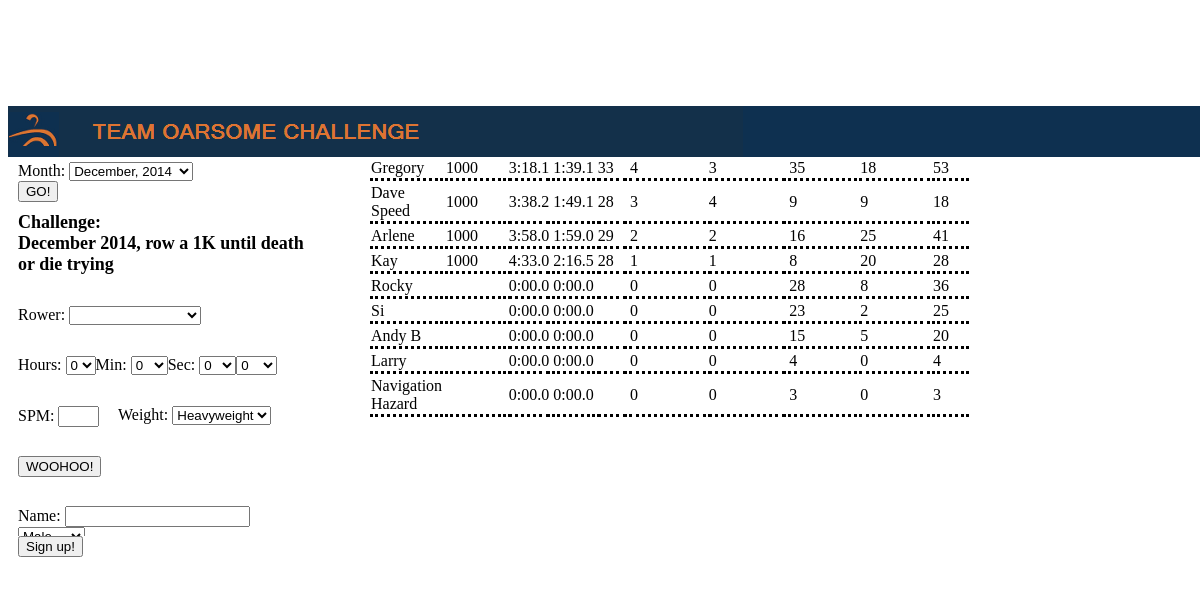
Page /TOChallenge/TOchallenge.php on the committed database.
### tables this page shows
CREATE TABLE IF NOT EXISTS `challenge` (
  `Id` int(11) NOT NULL AUTO_INCREMENT,
  `Name` varchar(50) NOT NULL,
  `Month` int(11) NOT NULL,
  `Year` int(11) NOT NULL,
  `Type` enum('D','T') NOT NULL,
  `Description` varchar(255) NOT NULL,
  `Distance` int(11) DEFAULT NULL,
  `Time` decimal(6,1) DEFAULT NULL,
  PRIMARY KEY (`Id`)
);

CREATE TABLE IF NOT EXISTS `attempt` (
  `Id` int(11) NOT NULL AUTO_INCREMENT,
  `AthleteId` int(11) NOT NULL,
  `ChallengeId` int(11) NOT NULL,
  `Distance` int(11) NOT NULL,
  `Time` decimal(6,1) NOT NULL,
  `Weight` enum('L','H') NOT NULL,
  `Entered` timestamp NOT NULL DEFAULT CURRENT_TIMESTAMP,
  `SPM` int(11) NOT NULL,
  `PacePoints` int(11) NOT NULL DEFAULT '0',
  `GainPoints` int(11) NOT NULL DEFAULT '0',
  PRIMARY KEY (`Id`)
);

CREATE TABLE IF NOT EXISTS `athlete` (
  `Id` int(11) NOT NULL AUTO_INCREMENT,
  `Name` varchar(50) NOT NULL,
  `Gender` char(1) NOT NULL,
  PRIMARY KEY (`Id`),
  UNIQUE KEY `Name` (`Name`)
);

### TOChallenge/MySql.php (called while the page is built, shortened)
<?php
	function GetConnection()
	{
		global $host;
		global $user;
		global $thingy;
		global $db;
		$mysqli = new mysqli($host, $user, $thingy, $db);
		return $mysqli;
	}
	function GetSelectResult($selectStatement)
	{
		$result = array();
		$mysqli = GetConnection();
		if (!empty($mysqli))
		{
			$selectResult = mysqli_query($mysqli, $selectStatement);
			if ($selectResult)
			{
				$recordCount = 0;
				while ($nextRecord = mysqli_fetch_array($selectResult, MYSQL_ASSOC))
				{
					$result[$recordCount] = $nextRecord;
					$recordCount++;
				}
			}
		}
		return $result;
	}
?>

### TOChallenge/ObjectChallenge.php (called while the page is built, shortened)
<?php
include_once 'MySql.php';
class Challenge
{
	function __construct($challengeId, $name, $month, $year, $type,
		$description, $distance, $time)
	{
		$this->ChallengeId = $challengeId;
		$this->Month = $month;
		$this->Year = $year;
		$this->Type = $type;
		$this->Description = $description;
		$this->NiceDate = mktime(12, 1, 1, $this->Month, 1, $this->Year);
	}
	private static function CreateFromRecord($r)
	{
		return new Challenge(
				$r['Id'], $r['Name'], $r['Month'],
				$r['Year'], $r['Type'], $r['Description'],
				$r['Distance'], $r['Time']);
	}
	static function GetCurrent()
	{
		$selectSQL = "select ch.* from challenge ch, current cu where ch.Id = cu.ChallengeId and cu.EndActive is null";
		$challengeRecord = GetSelectResult($selectSQL);
		return Challenge::CreateFromRecord($challengeRecord[0]);
	}
	static function GetAll()
	{
		$selectSQL = "select * from challenge order by Year desc, Month desc, Name";
		$challengeRecords = GetSelectResult($selectSQL);
		$challenges = array();
		foreach ($challengeRecords as $r)
		{
			$challenges[count($challenges)] = Challenge::CreateFromRecord($r);
		}
		return $challenges;
	}
	static function FormatSeconds($seconds)
	{
		$minutesPart = floor($seconds/60);
		$secondPart = ($seconds - 60*$minutesPart);
		return $minutesPart.":".str_pad(number_format($secondPart, 1), 4, "0", STR_PAD_LEFT);
	}
	static function FormatMonthAndYear($challenge)
	{
		$timeParts = getdate($challenge->NiceDate);
		return $timeParts["month"].", ".$timeParts["year"];
	}
}
?>

### TOChallenge/ObjectAthlete.php (called while the page is built, shortened)
<?php
	include_once 'MySql.php';
	class Athlete
	{
		function Athlete($athleteId, $name, $gender)
		{
			$this->AthleteId = $athleteId;
		}
	static function GetAll()
		{
			$selectSQL = "select * from athlete order by Name";
			$athleteRecords = GetSelectResult($selectSQL);
			$athletes = array();
			foreach ($athleteRecords as $athleteRecord)
			{
				$athletes[count($athletes)] = new Athlete($athleteRecord["Id"],
				$athleteRecord['Name'], $athleteRecord['Gender']);
			}
			return $athletes;
		}
	}
?>

### TOChallenge/ObjectAttempt.php (called while the page is built, shortened)
<?php
include_once 'MySql.php';
class Attempt
{
	function __construct($athleteId, $challengeId, $distance, $time,
		$weight, $spm)
	{
		$this->Distance = $distance;
		$this->Time = $time;
		$this->SPM = $spm;
	}
	private static function CreateFromRecord($r)
	{
		$attempt = new Attempt($r['AthleteId'], $r['ChallengeId'], $r['Distance'], $r['Time'],
				$r['Weight'], $r['SPM']);
		$attempt->Id = $r['Id'];
		$attempt->AthleteName = $r['AthleteName'];
		$attempt->Entered = $r['Entered'];
		$attempt->PacePoints = $r['PacePoints'];
		$attempt->GainPoints = $r['GainPoints'];
		$attempt->TotalPacePoints = $r['TotalPacePoints'];
		$attempt->TotalGainPoints = $r['TotalGainPoints'];
		return $attempt;
	}
	static function GetForChallenge($challengeId)
	{
		$selectSQL =
"SELECT a.Id,
		ath.Id AthleteId,
		ath.Name AthleteName,
		sp.ChallengeId,
		a.Distance,
		a.Time,
		a.Weight,
		a.Entered,
		a.SPM,
		ifnull(a.PacePoints, 0) PacePoints,
		ifnull(a.GainPoints, 0) GainPoints,
		ifnull(sp.PacePoints, 0) TotalPacePoints,
		ifnull(sp.GainPoints, 0) TotalGainPoints
   FROM athlete ath join summary_points sp on (sp.ChallengeId = $challengeId and sp.AthleteId = ath.Id )
		 left outer join attempt a on (a.AthleteId = ath.Id and a.ChallengeId = sp.ChallengeId)
order by ifnull(a.Time/(a.Distance/500), 10000),
       sp.PacePoints + sp.GainPoints desc";
		$attemptRecords = GetSelectResult($selectSQL);
		$attempts = array();
		foreach ($attemptRecords as $r)
		{
			$attempts[count($attempts)] = Attempt::CreateFromRecord($r);
		}
		return $attempts;
	}
}
?>

### TOChallenge/TOchallenge.php (the view, shortened to what this page needs)
<?php
	include_once 'ObjectAthlete.php';
	include_once 'ObjectAttempt.php';
	include_once 'ObjectChallenge.php';
	$currentChallenge = Challenge::GetCurrent();
	$currentChallengeId = $currentChallenge->ChallengeId;
	$athletes = Athlete::GetAll();
	$challenges = Challenge::GetAll();
	$attempts = Attempt::GetForChallenge($currentChallenge->ChallengeId);
?>
<!DOCTYPE html PUBLIC "-//W3C//DTD HTML 4.01 Transitional//EN" "http://www.w3.org/TR/html4/loose.dtd">
<html>
	<head>
		<link rel="stylesheet" type="text/css" href="TOstyle.css">
	</head>
	<body>
		<div id="banner" > <img src="img/TObanner.png" alt="logo"></div>
		<form action="TOchallenge.php" method="POST">
			<div id="month">
				Month:
				<select name="challengeId">
					<?php
						foreach($challenges as $challenge)
						{
							$challengeDate = Challenge::FormatMonthAndYear($challenge);
							echo "<option value=".$challenge->ChallengeId.">".$challengeDate."</option>";
						}
					?>
				</select>
				<input type="SUBMIT" value="GO!">
			</div>
		</form>
		<?php if ($currentChallenge->ChallengeId == $currentChallengeId) {?>
		<form action="TOchallenge.php" method="POST">
			<div id="challenge">
				Challenge:<br><?php echo $currentChallenge->Description; ?>
			</div>
			<div id="name">
			Rower:
				<select name="athlete">
					<?php
					foreach($athletes as $athlete)
					{
						echo "<option value='$athlete->AthleteId'>$athlete->Name</option>\n";
					}
					?>
				</select>
			</div>
			<?php
			if ($currentChallenge->Type == "T")
			{
				echo '<div id="meters">Meters <input name="meters" size="5" maxlength="5" onkeypress="return numbersonly(this, event)"></div>';
			}
			else
			{
				echo '<div id="time">Hours: <select name="hours">';
				for ($x=0; $x<=3; $x++)
  					{
  					echo "<option>$x</option>";
  					}
				echo '</select>Min: <select name="minutes">';
				for ($x=0; $x<=59; $x++)
  				{
  					echo "<option>$x</option>";
  				}
				echo '</select>Sec:  <select name="seconds">';
				for ($x=0; $x<=59; $x++)
  				{
  					echo "<option>$x</option>";
  				}
					echo '</select><select name="fracsec">';
				for ($x=0; $x<=9; $x++)
  				{
  					$y=$x*.1;
  					echo "<option>$y</option>";
  				}
				echo '</select></div>';
			}
			?>
			<div id="strokerate">
				SPM: <input name="spm" size="2" maxlength="2"
				onkeypress="return numbersonly(this, event)">
			</div>
			<div id="weightclass">
			Weight:
				<select name="weight">
					<option value='H'>Heavyweight </option>
				</select>
			</div>
			<div id="button">
			<input type="SUBMIT" value="WOOHOO!"></div>
		</form>
		<?php }?>
		<form action="TOchallenge.php" method="POST">
			<div id="enter">
				Name: <input name="athlete" size="20" maxlength="50">
			</div>
			<div id="signupbutton">
			<input type="SUBMIT" value="Sign up!">
			</div>
		</form>
		<table>
			<tr>
				<td style = 'font-weight:bold'>Athlete</td>
				<td style = 'font-weight:bold'>Distance</td>
				<td style = 'font-weight:bold'>Time</td>
				<td style = 'font-weight:bold'>Pace</td>
				<td style = 'font-weight:bold'>spm</td>
				<td style = 'font-weight:bold'>PacePoints</td>
				<td style = 'font-weight:bold'>GainPoints</td>
				<td style = 'font-weight:bold'>TotalPace</td>
				<td style = 'font-weight:bold'>TotalGain</td>
				<td style = 'font-weight:bold'>Total</td>
			<?php
			foreach($attempts as $attempt)
			{
				$pace = "";
				if ($attempt->Distance > 0)
				{
					$pace = $attempt->Time / ($attempt->Distance/500);
				}
				$total = $attempt->TotalGainPoints + $attempt->TotalPacePoints;
				echo "<tr>";
				echo "<td>".$attempt->AthleteName."</td>";
				echo "<td>".$attempt->Distance."</td>";
				echo "<td>".Challenge::FormatSeconds($attempt->Time)."</td>";
				echo "<td>".Challenge::FormatSeconds($pace)."</td>";
				echo "<td>".$attempt->SPM."</td>";
				echo "<td>".$attempt->PacePoints."</td>";
				echo "<td>".$attempt->GainPoints."</td>";
				echo "<td>".$attempt->TotalPacePoints."</td>";
				echo "<td>".$attempt->TotalGainPoints."</td>";
				echo "<td>".$total."</td>";
				echo "</tr>";
			}
			?>
		</table>
</body>
</head>
</html>

### TOChallenge/TOstyle.css (style rules this page uses)
body { background-color:#ffffff; }
div { position: absolute; }
div#banner { background-color:#0E3050; width: 100%; height: 51px; font-color: #e1762f; }
div#month { background-color: #ffffff; width: 200px; height: 51px; margin-top: 56px; margin-left: 10px; }
div#challenge { background-color: #ffffff; width: 300px; height: 200px; margin-top: 106px; margin-left: 10px; font-weight: bold; font-size: 18px; }
div#name { background-color: #ffffff; width: 200px; height: 51px; margin-top: 200px; margin-left: 10px; }
div#time { background-color: #ffffff; width: 300px; height: 51px; margin-top: 250px; margin-left: 10px; }
div#strokerate { background-color: #ffffff; width: 200px; height: 51px; margin-top: 300px; margin-left: 10px; }
div#weightclass { background-color: #ffffff; width: 200px; height: 51px; margin-top: 300px; margin-left: 110px; }
div#button { background-color: #ffffff; width: 200px; height: 51px; margin-top: 350px; margin-left: 10px; }
div#enter { background-color: #ffffff; width: 300px; height: 51px; margin-top: 400px; margin-left: 10px; }
div#signupbutton { background-color: #ffffff; width: 200px; height: 51px; margin-top: 430px; margin-left: 10px; }
table { background-color: #ffffff; margin-top: 106px; margin-left: 360px; width: 400px; }
td { background-color: #ffffff; border-bottom-style:dotted; }

### rows in the picture
challenge: Description "December 2014, row a 1K until death or die trying"
attempt: AthleteId.Name "Gregory", Distance "1000", Time "3:18.1", Challenge::FormatSeconds($pace) "1:39.1", SPM "33", PacePoints "4", GainPoints "3", TotalPacePoints "35", TotalGainPoints "18", total "53"
attempt: AthleteId.Name "Dave Speed", Distance "1000", Time "3:38.2", Challenge::FormatSeconds($pace) "1:49.1", SPM "28", PacePoints "3", GainPoints "4", TotalPacePoints "9", TotalGainPoints "9", total "18"
attempt: AthleteId.Name "Arlene", Distance "1000", Time "3:58.0", Challenge::FormatSeconds($pace) "1:59.0", SPM "29", PacePoints "2", GainPoints "2", TotalPacePoints "16", TotalGainPoints "25", total "41"
attempt: AthleteId.Name "Kay", Distance "1000", Time "4:33.0", Challenge::FormatSeconds($pace) "2:16.5", SPM "28", PacePoints "1", GainPoints "1", TotalPacePoints "8", TotalGainPoints "20", total "28"
athlete: Name "Rocky", Time "0:00.0", pace "0:00.0", PacePoints "0", GainPoints "0", TotalPacePoints "28", TotalGainPoints "8", total "36"
athlete: Name "Si", Time "0:00.0", pace "0:00.0", PacePoints "0", GainPoints "0", TotalPacePoints "23", TotalGainPoints "2", total "25"
athlete: Name "Andy B", Time "0:00.0", pace "0:00.0", PacePoints "0", GainPoints "0", TotalPacePoints "15", TotalGainPoints "5", total "20"
athlete: Name "Larry", Time "0:00.0", pace "0:00.0", PacePoints "0", GainPoints "0", TotalPacePoints "4", TotalGainPoints "0", total "4"
athlete: Name "Navigation Hazard", Time "0:00.0", pace "0:00.0", PacePoints "0", GainPoints "0", TotalPacePoints "3", TotalGainPoints "0", total "3"

### other values in the picture
form field challengeId "December, 2014"
form field hours "0"
form field minutes "0"
form field seconds "0"
form field fracsec "0"
